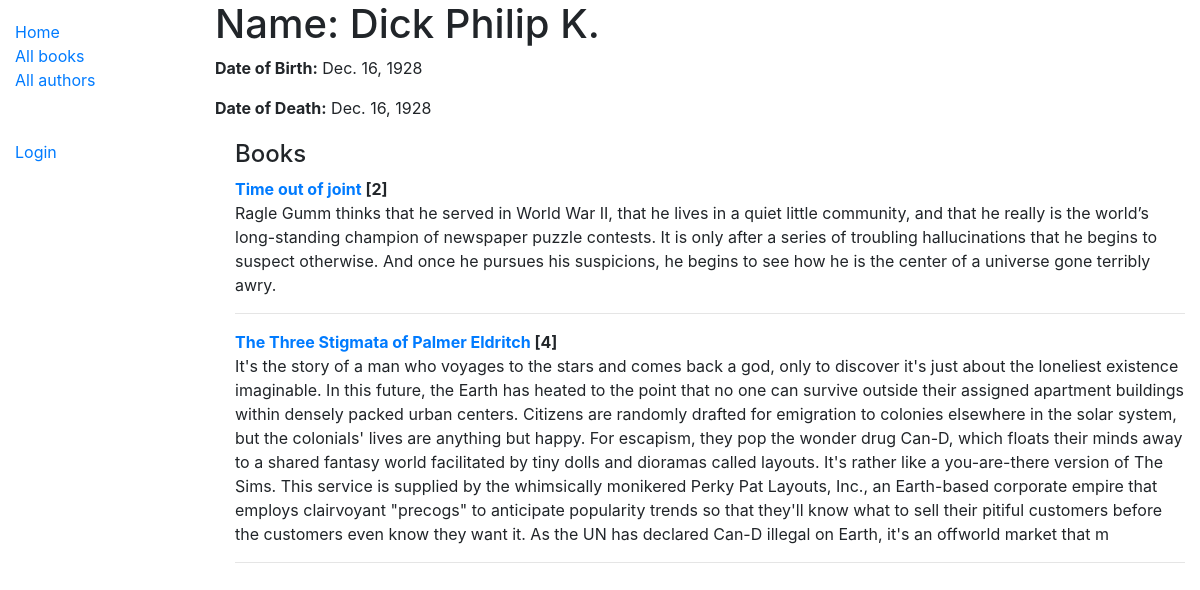
Before: /catalog/author/1 with the older database file.
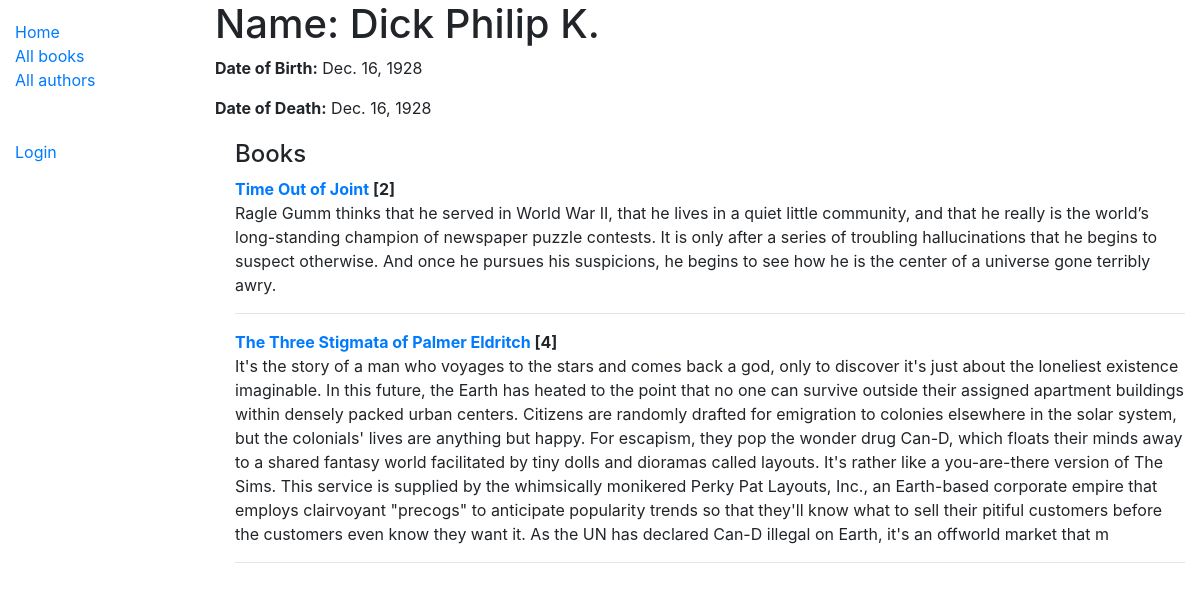
After: the same page with the newer database file.
### catalog/models.py (models this page shows, shortened)
class Book(models.Model):
    title = models.CharField(max_length=200)
    author = models.ForeignKey('Author', on_delete=models.SET_NULL, null=True)
    summary = models.TextField(max_length=1000, help_text='Enter a brief description of the book')
    isbn = models.CharField('ISBN', max_length=13, help_text='13 Character <a href="https://www.isbn-international.org/content/what-isbn">ISBN number</a>')
    genre = models.ManyToManyField(Genre, help_text='Select a genre for this book')
    def display_genre(self):
        """Create a string for the Genre. This is required to display genre in Admin."""
        return ', '.join(genre.name for genre in self.genre.all()[:3])
    display_genre.short_description = 'Genre'
    language = models.ForeignKey(Language, on_delete=models.SET_NULL, null=True, help_text='Select a language for this book')
    def display_language(self):
        return language.name
    display_language.short_description = 'Language'

### catalog/views.py (the view)
# urls.py: path('author/<int:pk>', views.AuthorDetailView.as_view(), name='author-detail'),
class AuthorDetailView(generic.DetailView):
    model = Author

### catalog/templates/catalog/author_detail.html
{% extends "base_generic.html" %}
{% block content %}
<h1>Name: {{ author.last_name }} {{author.first_name}}</h1>
  <p><strong>Date of Birth:</strong> {{ author.date_of_birth }}</p>
  <p><strong>Date of Death:</strong> {{ author.date_of_birth }}</p>
  <div style="margin-left:20px;margin-top:20px">
    <h4>Books</h4>
    {% for editions in author.book_set.all %}
        <b><a href="{% url 'book-detail' editions.pk %}">{{ editions.title }}</a> [{{ editions.pk }}]</b><br>
        {{editions.summary}}
      <hr>
    {% endfor %}
  </div>
{% endblock %}

Changed rows visible on the page:
changed Book id 2: title "Time out of joint" → "Time Out of Joint"
